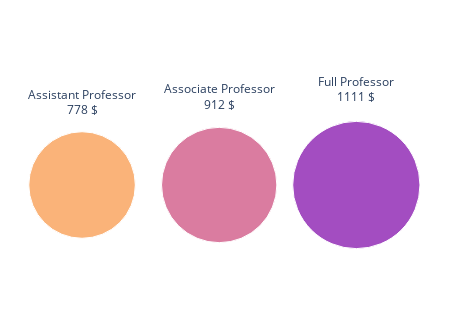

Notebook source saved alongside this figure:
### Code cell
#create a laebls list for each bubble 
label_average = [str(i)+'<br>'+str(int(j))+' $' for i,j in zip(average_pay_proffesor_wise['Professor'],average_pay_proffesor_wise['Mean Salary Professor wise'])]
import plotly.express as px
fig = px.scatter(average_pay_proffesor_wise, x='X', y='Y',color='Professor', color_discrete_sequence=pal_,size='Mean Salary Professor wise', text=label_average, size_max=90)
fig.update_layout(width=450, height=320,margin = dict(t=50, l=0, r=0, b=0),showlegend=False)
fig.update_traces(textposition='top center')
fig.update_xaxes(showgrid=False, zeroline=False, visible=False)
fig.update_yaxes(showgrid=False, zeroline=False, visible=False)
fig.update_layout({'plot_bgcolor': 'white','paper_bgcolor': 'white'})
fig.show()

### Figure 1 — Plotly figure (JSON) as saved in the notebook; plotly's stock layout.template omitted (floating-point values rounded to 4 significant figures)
{"data": [{"hovertemplate": "Professor=Assistant Professor<br>X=%{x}<br>Y=%{y}<br>Mean Salary Professor wise=%{marker.size}<br>text=%{text}<extra></extra>", "legendgroup": "Assistant Professor", "marker": {"color": "#f89441", "size": [778.5], "sizemode": "area", "sizeref": 0.1372, "symbol": "circle"}, "mode": "markers+text", "name": "Assistant Professor", "orientation": "v", "showlegend": true, "text": ["Assistant Professor<br>778 $"], "textposition": "top center", "type": "scatter", "x": [0], "xaxis": "x", "y": [1], "yaxis": "y"}, {"hovertemplate": "Professor=Associate Professor<br>X=%{x}<br>Y=%{y}<br>Mean Salary Professor wise=%{marker.size}<br>text=%{text}<extra></extra>", "legendgroup": "Associate Professor", "marker": {"color": "#cb4679", "size": [912.3], "sizemode": "area", "sizeref": 0.1372, "symbol": "circle"}, "mode": "markers+text", "name": "Associate Professor", "orientation": "v", "showlegend": true, "text": ["Associate Professor<br>912 $"], "textposition": "top center", "type": "scatter", "x": [1], "xaxis": "x", "y": [1], "yaxis": "y"}, {"hovertemplate": "Professor=Full Professor<br>X=%{x}<br>Y=%{y}<br>Mean Salary Professor wise=%{marker.size}<br>text=%{text}<extra></extra>", "legendgroup": "Full Professor", "marker": {"color": "#7d03a8", "size": [1111.0], "sizemode": "area", "sizeref": 0.1372, "symbol": "circle"}, "mode": "markers+text", "name": "Full Professor", "orientation": "v", "showlegend": true, "text": ["Full Professor<br>1111 $"], "textposition": "top center", "type": "scatter", "x": [2], "xaxis": "x", "y": [1], "yaxis": "y"}], "layout": {"height": 320, "legend": {"itemsizing": "constant", "title": {"text": "Professor"}, "tracegroupgap": 0}, "margin": {"b": 0, "l": 0, "r": 0, "t": 50}, "paper_bgcolor": "white", "plot_bgcolor": "white", "showlegend": false, "width": 450, "xaxis": {"anchor": "y", "domain": [0, 1], "showgrid": false, "title": {"text": "X"}, "visible": false, "zeroline": false}, "yaxis": {"anchor": "x", "domain": [0, 1], "showgrid": false, "title": {"text": "Y"}, "visible": false, "zeroline": false}}}
